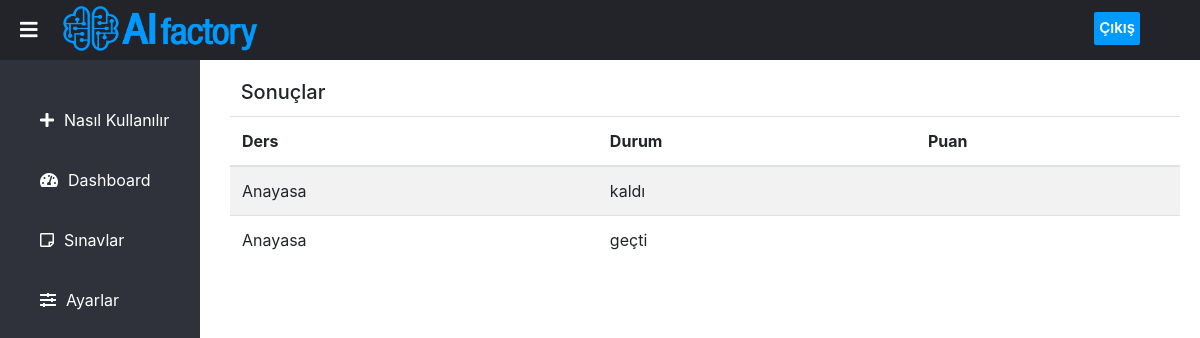
The app's page /Student/dashboard.php (signed in) with its own data.
### tables this page shows
CREATE TABLE `questions_answers` (
  `Id` int(11) NOT NULL,
  `paper_id` int(11) NOT NULL,
  `s_id` int(11) NOT NULL,
  `s_questions` varchar(1000) NOT NULL,
  `answers` varchar(20) NOT NULL,
  `answer_key` varchar(20) NOT NULL,
  `status` varchar(20) NOT NULL,
  `category` varchar(20) NOT NULL
);

### Student/dashboard.php (the view, shortened to what this page needs)
<?php
    include_once 'sidebar.php';
    include_once '../connect.php';
    $user_id=$_SESSION["id"];
?>
  <html>
  <body>
<div class="content">
  <section>
      <div class="card-body"><h5 class="card-title"> &nbsp Sonuçlar</h5>
       <table class="mb-0 table table-striped">
        <thead>
            <tr>
              <th>Ders</th>
              <th>Durum</th>
              <th>Puan</th>
            </tr>
        </thead>
        <tbody>
          <?php
          $record = mysqli_query($link,"SELECT * FROM questions_answers WHERE s_id = $user_id");
          if($record -> num_rows > 0){
            while($row = mysqli_fetch_array($record)){
              $status = $row['status'];
              $mark = $row['mark'];
              $category = $row['category'];
            ?>
            <tr>
              <td><?php echo $category ?></td>
              <td><?php echo $status ?></td>
              <td><?php echo $mark ?></td>
            </tr>
            <?php
          }
        }
             ?>
      </tbody>
    </table>
  </div>
 </section>
</div>
</body>
  </html>

### Styles/style.css (style rules this page uses)
body { margin: 0px; padding: 0px; font-family: 'Roboto', sans-serif; }
.content { margin-left: 210px; transition:0.5s; }
section { padding-top: 60px; height: 100vh; }

### records on screen
questions_answers: category "Anayasa", status "kaldı"
questions_answers: category "Anayasa", status "geçti"
